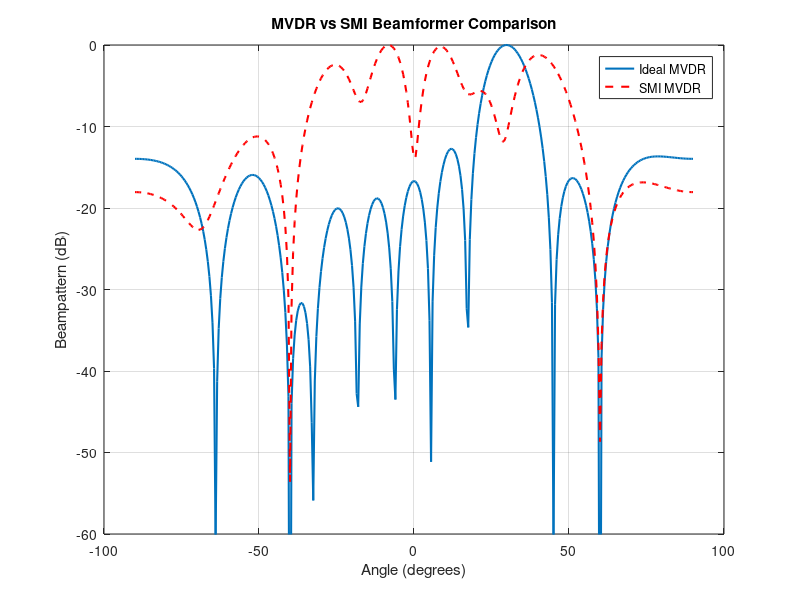

Source code (MATLAB):
% compare_mvdr_vs_smi.m
clear; clc; close all;

% Parameters
M = 10;                    % Number of array elements
d = 0.5;                   % Element spacing (wavelengths)
theta_desired = 30;        % Desired signal direction in degrees
theta_interf = [60, -40];  % Interferers
SNR_dB = 20;               % Signal-to-noise ratio
INR_dB = 30;               % Interference-to-noise ratio
N_snapshots = 200;         % Number of snapshots
theta_scan = -90:0.5:90;   % Scan angles

function BP = compute_beampattern(w, theta_scan, steering_func)
    BP = zeros(size(theta_scan));
    for k = 1:length(theta_scan)
        a_theta = steering_func(theta_scan(k));
        BP(k) = abs(w' * a_theta);
    end
    BP = BP / max(BP);  % Normalize
end


% Generate steering vectors
a = @(theta) exp(1j*2*pi*d*(0:M-1)'*sin(deg2rad(theta)));

% True covariance matrix (ideal)
a_des = a(theta_desired);
R_true = (10^(SNR_dB/10)) * (a_des * a_des');
for k = 1:length(theta_interf)
    a_int = a(theta_interf(k));
    R_true = R_true + (10^(INR_dB/10)) * (a_int * a_int');
end
R_true = R_true + eye(M); % Add noise

% Ideal MVDR weights
w_ideal = (R_true \ a_des) / (a_des' * (R_true \ a_des));

% Simulate received data
s = sqrt(10^(SNR_dB/10)) * randn(1, N_snapshots);       % Desired
X = a_des * s;
for k = 1:length(theta_interf)
    i = sqrt(10^(INR_dB/10)) * randn(1, N_snapshots);
    X = X + a(theta_interf(k)) * i;
end
X = X + randn(M, N_snapshots);                          % Add noise

% Sample covariance matrix (SMI)
R_smi = (X * X') / N_snapshots;

% MVDR weights using SMI
w_smi = (R_smi \ a_des) / (a_des' * (R_smi \ a_des));

% Compute beampatterns
BP_ideal = compute_beampattern(w_ideal, theta_scan, a);
BP_smi = compute_beampattern(w_smi, theta_scan, a);

% Plot
figure;
plot(theta_scan, 20*log10(BP_ideal), 'LineWidth', 1.5); hold on;
plot(theta_scan, 20*log10(BP_smi), '--r', 'LineWidth', 1.5);
legend('Ideal MVDR', 'SMI MVDR');
xlabel('Angle (degrees)');
ylabel('Beampattern (dB)');
title('MVDR vs SMI Beamformer Comparison');
grid on;
ylim([-60 0]);

